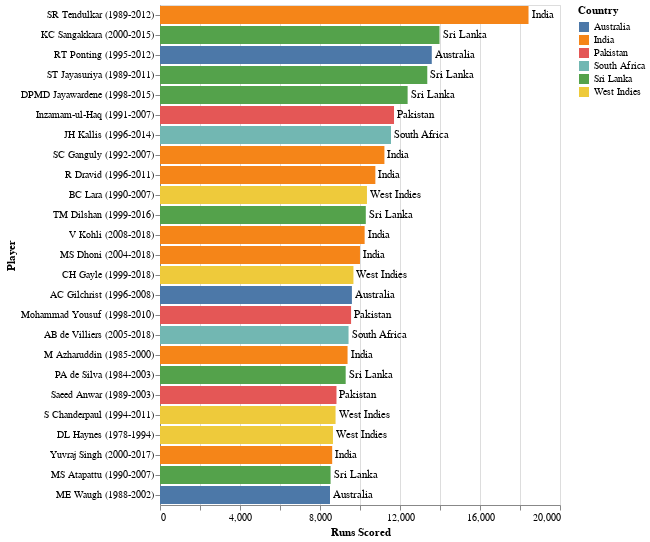

Notebook code for this chart:
### Code cell
top_scorers_country_chart

### Figure 1 — Vega-Lite specification as saved in the notebook (floating-point values rounded to 4 significant figures)
{"config": {"background": "white", "view": {"continuousWidth": 400, "continuousHeight": 300}}, "layer": [{"mark": "bar", "encoding": {"color": {"type": "nominal", "field": "Country"}, "tooltip": [{"type": "quantitative", "field": "Matches Played"}, {"type": "quantitative", "field": "Batting Strike Rate"}, {"type": "quantitative", "field": "Hundreds Scored"}], "x": {"type": "quantitative", "field": "Runs Scored"}, "y": {"type": "nominal", "field": "Player", "sort": {"field": "Runs Scored", "op": "count", "order": "ascending"}}}}, {"mark": {"type": "text", "align": "left", "baseline": "middle", "dx": 3}, "encoding": {"text": {"type": "nominal", "field": "Country"}, "tooltip": [{"type": "quantitative", "field": "Matches Played"}, {"type": "quantitative", "field": "Batting Strike Rate"}, {"type": "quantitative", "field": "Hundreds Scored"}], "x": {"type": "quantitative", "field": "Runs Scored"}, "y": {"type": "nominal", "field": "Player", "sort": {"field": "Runs Scored", "op": "count", "order": "ascending"}}}}], "data": {"name": "data-13185a7156f4224bc7a41064054c0921"}, "$schema": "https://vega.github.io/schema/vega-lite/v4.8.1.json", "datasets": {"data-13185a7156f4224bc7a41064054c0921": [{"Player": "SR Tendulkar (1989-2012)", "Career Span": "1989-2012", "Career Start": 1989, "Career End": 2012, "Matches Played": 463, "Innings Batted": 452.0, "Not Outs": 41.0, "Runs Scored": 18430.0, "Highest Innings Score": "200*", "Highest Innings Score Num": "200", "Batting Avg": 44.83, "Balls Faced": 21370.0, "Batting Strike Rate": 86.23, "Hundreds Scored": 49.0, "Scores Of Fifty Or More": 96.0, "Ducks Scored": 20.0, "Country": "India", "Player Count": 1, "5000+ Runs Scored": 1, "40+ Batting Avg": 1, "90+ Batting Strike Rate": 0}, {"Player": "KC Sangakkara (2000-2015)", "Career Span": "2000-2015", "Career Start": 2000, "Career End": 2015, "Matches Played": 397, "Innings Batted": 373.0, "Not Outs": 40.0, "Runs Scored": 13980.0, "Highest Innings Score": "169", "Highest Innings Score Num": "169", "Batting Avg": 41.96, "Balls Faced": 17720.0, "Batting Strike Rate": 78.88, "Hundreds Scored": 25.0, "Scores Of Fifty Or More": 90.0, "Ducks Scored": 15.0, "Country": "Sri Lanka", "Player Count": 1, "5000+ Runs Scored": 1, "40+ Batting Avg": 1, "90+ Batting Strike Rate": 0}, {"Player": "RT Ponting (1995-2012)", "Career Span": "1995-2012", "Career Start": 1995, "Career End": 2012, "Matches Played": 374, "Innings Batted": 364.0, "Not Outs": 39.0, "Runs Scored": 13590.0, "Highest Innings Score": "164", "Highest Innings Score Num": "164", "Batting Avg": 41.81, "Balls Faced": 16940.0, "Batting Strike Rate": 80.19, "Hundreds Scored": 29.0, "Scores Of Fifty Or More": 82.0, "Ducks Scored": 20.0, "Country": "Australia", "Player Count": 1, "5000+ Runs Scored": 1, "40+ Batting Avg": 1, "90+ Batting Strike Rate": 0}, {"Player": "ST Jayasuriya (1989-2011)", "Career Span": "1989-2011", "Career Start": 1989, "Career End": 2011, "Matches Played": 441, "Innings Batted": 429.0, "Not Outs": 18.0, "Runs Scored": 13360.0, "Highest Innings Score": "189", "Highest Innings Score Num": "189", "Batting Avg": 32.51, "Balls Faced": 14640.0, "Batting Strike Rate": 91.25, "Hundreds Scored": 28.0, "Scores Of Fifty Or More": 68.0, "Ducks Scored": 34.0, "Country": "Sri Lanka", "Player Count": 1, "5000+ Runs Scored": 1, "40+ Batting Avg": 0, "90+ Batting Strike Rate": 1}, {"Player": "DPMD Jayawardene (1998-2015)", "Career Span": "1998-2015", "Career Start": 1998, "Career End": 2015, "Matches Played": 443, "Innings Batted": 413.0, "Not Outs": 38.0, "Runs Scored": 12380.0, "Highest Innings Score": "144", "Highest Innings Score Num": "144", "Batting Avg": 33.01, "Balls Faced": 15740.0, "Batting Strike Rate": 78.67, "Hundreds Scored": 18.0, "Scores Of Fifty Or More": 75.0, "Ducks Scored": 28.0, "Country": "Sri Lanka", "Player Count": 1, "5000+ Runs Scored": 1, "40+ Batting Avg": 0, "90+ Batting Strike Rate": 0}, {"Player": "Inzamam-ul-Haq (1991-2007)", "Career Span": "1991-2007", "Career Start": 1991, "Career End": 2007, "Matches Played": 375, "Innings Batted": 348.0, "Not Outs": 52.0, "Runs Scored": 11700.0, "Highest Innings Score": "137*", "Highest Innings Score Num": "137", "Batting Avg": 39.53, "Balls Faced": 15770.0, "Batting Strike Rate": 74.2, "Hundreds Scored": 10.0, "Scores Of Fifty Or More": 83.0, "Ducks Scored": 20.0, "Country": "Pakistan", "Player Count": 1, "5000+ Runs Scored": 1, "40+ Batting Avg": 0, "90+ Batting Strike Rate": 0}, {"Player": "JH Kallis (1996-2014)", "Career Span": "1996-2014", "Career Start": 1996, "Career End": 2014, "Matches Played": 323, "Innings Batted": 309.0, "Not Outs": 53.0, "Runs Scored": 11550.0, "Highest Innings Score": "139", "Highest Innings Score Num": "139", "Batting Avg": 45.11, "Balls Faced": 15790.0, "Batting Strike Rate": 73.13, "Hundreds Scored": 17.0, "Scores Of Fifty Or More": 86.0, "Ducks Scored": 17.0, "Country": "South Africa", "Player Count": 1, "5000+ Runs Scored": 1, "40+ Batting Avg": 1, "90+ Batting Strike Rate": 0}, {"Player": "SC Ganguly (1992-2007)", "Career Span": "1992-2007", "Career Start": 1992, "Career End": 2007, "Matches Played": 308, "Innings Batted": 297.0, "Not Outs": 23.0, "Runs Scored": 11220.0, "Highest Innings Score": "183", "Highest Innings Score Num": "183", "Batting Avg": 40.95, "Balls Faced": 15240.0, "Batting Strike Rate": 73.65, "Hundreds Scored": 22.0, "Scores Of Fifty Or More": 71.0, "Ducks Scored": 16.0, "Country": "India", "Player Count": 1, "5000+ Runs Scored": 1, "40+ Batting Avg": 1, "90+ Batting Strike Rate": 0}, {"Player": "R Dravid (1996-2011)", "Career Span": "1996-2011", "Career Start": 1996, "Career End": 2011, "Matches Played": 340, "Innings Batted": 314.0, "Not Outs": 39.0, "Runs Scored": 10770.0, "Highest Innings Score": "153", "Highest Innings Score Num": "153", "Batting Avg": 39.15, "Balls Faced": 15130.0, "Batting Strike Rate": 71.18, "Hundreds Scored": 12.0, "Scores Of Fifty Or More": 82.0, "Ducks Scored": 13.0, "Country": "India", "Player Count": 1, "5000+ Runs Scored": 1, "40+ Batting Avg": 0, "90+ Batting Strike Rate": 0}, {"Player": "BC Lara (1990-2007)", "Career Span": "1990-2007", "Career Start": 1990, "Career End": 2007, "Matches Played": 295, "Innings Batted": 285.0, "Not Outs": 32.0, "Runs Scored": 10350.0, "Highest Innings Score": "169", "Highest Innings Score Num": "169", "Batting Avg": 40.9, "Balls Faced": 13000.0, "Batting Strike Rate": 79.62, "Hundreds Scored": 19.0, "Scores Of Fifty Or More": 62.0, "Ducks Scored": 14.0, "Country": "West Indies", "Player Count": 1, "5000+ Runs Scored": 1, "40+ Batting Avg": 1, "90+ Batting Strike Rate": 0}, {"Player": "TM Dilshan (1999-2016)", "Career Span": "1999-2016", "Career Start": 1999, "Career End": 2016, "Matches Played": 330, "Innings Batted": 303.0, "Not Outs": 41.0, "Runs Scored": 10290.0, "Highest Innings Score": "161*", "Highest Innings Score Num": "161", "Batting Avg": 39.27, "Balls Faced": 11930.0, "Batting Strike Rate": 86.23, "Hundreds Scored": 22.0, "Scores Of Fifty Or More": 47.0, "Ducks Scored": 11.0, "Country": "Sri Lanka", "Player Count": 1, "5000+ Runs Scored": 1, "40+ Batting Avg": 0, "90+ Batting Strike Rate": 0}, {"Player": "V Kohli (2008-2018)", "Career Span": "2008-2018", "Career Start": 2008, "Career End": 2018, "Matches Played": 216, "Innings Batted": 208.0, "Not Outs": 37.0, "Runs Scored": 10230.0, "Highest Innings Score": "183", "Highest Innings Score Num": "183", "Batting Avg": 59.83, "Balls Faced": 11020.0, "Batting Strike Rate": 92.88, "Hundreds Scored": 38.0, "Scores Of Fifty Or More": 48.0, "Ducks Scored": 12.0, "Country": "India", "Player Count": 1, "5000+ Runs Scored": 1, "40+ Batting Avg": 1, "90+ Batting Strike Rate": 1}, {"Player": "MS Dhoni (2004-2018)", "Career Span": "2004-2018", "Career Start": 2004, "Career End": 2018, "Matches Played": 329, "Innings Batted": 278.0, "Not Outs": 77.0, "Runs Scored": 9999.0, "Highest Innings Score": "183*", "Highest Innings Score Num": "183", "Batting Avg": 49.74, "Balls Faced": 11440.0, "Batting Strike Rate": 87.44, "Hundreds Scored": 9.0, "Scores Of Fifty Or More": 67.0, "Ducks Scored": 9.0, "Country": "India", "Player Count": 1, "5000+ Runs Scored": 1, "40+ Batting Avg": 1, "90+ Batting Strike Rate": 0}, {"Player": "CH Gayle (1999-2018)", "Career Span": "1999-2018", "Career Start": 1999, "Career End": 2018, "Matches Played": 281, "Innings Batted": 276.0, "Not Outs": 17.0, "Runs Scored": 9672.0, "Highest Innings Score": "215", "Highest Innings Score Num": "215", "Batting Avg": 37.34, "Balls Faced": 11270.0, "Batting Strike Rate": 85.79, "Hundreds Scored": 23.0, "Scores Of Fifty Or More": 48.0, "Ducks Scored": 23.0, "Country": "West Indies", "Player Count": 1, "5000+ Runs Scored": 1, "40+ Batting Avg": 0, "90+ Batting Strike Rate": 0}, {"Player": "AC Gilchrist (1996-2008)", "Career Span": "1996-2008", "Career Start": 1996, "Career End": 2008, "Matches Played": 286, "Innings Batted": 278.0, "Not Outs": 11.0, "Runs Scored": 9595.0, "Highest Innings Score": "172", "Highest Innings Score Num": "172", "Batting Avg": 35.93, "Balls Faced": 9902.0, "Batting Strike Rate": 96.89, "Hundreds Scored": 16.0, "Scores Of Fifty Or More": 55.0, "Ducks Scored": 19.0, "Country": "Australia", "Player Count": 1, "5000+ Runs Scored": 1, "40+ Batting Avg": 0, "90+ Batting Strike Rate": 1}, {"Player": "Mohammad Yousuf (1998-2010)", "Career Span": "1998-2010", "Career Start": 1998, "Career End": 2010, "Matches Played": 281, "Innings Batted": 267.0, "Not Outs": 40.0, "Runs Scored": 9554.0, "Highest Innings Score": "141*", "Highest Innings Score Num": "141", "Batting Avg": 42.08, "Balls Faced": 12750.0, "Batting Strike Rate": 74.91, "Hundreds Scored": 15.0, "Scores Of Fifty Or More": 62.0, "Ducks Scored": 15.0, "Country": "Pakistan", "Player Count": 1, "5000+ Runs Scored": 1, "40+ Batting Avg": 1, "90+ Batting Strike Rate": 0}, {"Player": "AB de Villiers (2005-2018)", "Career Span": "2005-2018", "Career Start": 2005, "Career End": 2018, "Matches Played": 223, "Innings Batted": 213.0, "Not Outs": 39.0, "Runs Scored": 9427.0, "Highest Innings Score": "176", "Highest Innings Score Num": "176", "Batting Avg": 54.17, "Balls Faced": 9308.0, "Batting Strike Rate": 101.3, "Hundreds Scored": 25.0, "Scores Of Fifty Or More": 52.0, "Ducks Scored": 7.0, "Country": "South Africa", "Player Count": 1, "5000+ Runs Scored": 1, "40+ Batting Avg": 1, "90+ Batting Strike Rate": 1}, {"Player": "M Azharuddin (1985-2000)", "Career Span": "1985-2000", "Career Start": 1985, "Career End": 2000, "Matches Played": 334, "Innings Batted": 308.0, "Not Outs": 54.0, "Runs Scored": 9378.0, "Highest Innings Score": "153*", "Highest Innings Score Num": "153", "Batting Avg": 36.92, "Balls Faced": 12670.0, "Batting Strike Rate": 74.02, "Hundreds Scored": 7.0, "Scores Of Fifty Or More": 58.0, "Ducks Scored": 9.0, "Country": "India", "Player Count": 1, "5000+ Runs Scored": 1, "40+ Batting Avg": 0, "90+ Batting Strike Rate": 0}, {"Player": "PA de Silva (1984-2003)", "Career Span": "1984-2003", "Career Start": 1984, "Career End": 2003, "Matches Played": 308, "Innings Batted": 296.0, "Not Outs": 30.0, "Runs Scored": 9284.0, "Highest Innings Score": "145", "Highest Innings Score Num": "145", "Batting Avg": 34.9, "Balls Faced": 11440.0, "Batting Strike Rate": 81.13, "Hundreds Scored": 11.0, "Scores Of Fifty Or More": 64.0, "Ducks Scored": 17.0, "Country": "Sri Lanka", "Player Count": 1, "5000+ Runs Scored": 1, "40+ Batting Avg": 0, "90+ Batting Strike Rate": 0}, {"Player": "Saeed Anwar (1989-2003)", "Career Span": "1989-2003", "Career Start": 1989, "Career End": 2003, "Matches Played": 247, "Innings Batted": 244.0, "Not Outs": 19.0, "Runs Scored": 8824.0, "Highest Innings Score": "194", "Highest Innings Score Num": "194", "Batting Avg": 39.21, "Balls Faced": 10940.0, "Batting Strike Rate": 80.67, "Hundreds Scored": 20.0, "Scores Of Fifty Or More": 43.0, "Ducks Scored": 15.0, "Country": "Pakistan", "Player Count": 1, "5000+ Runs Scored": 1, "40+ Batting Avg": 0, "90+ Batting Strike Rate": 0}, {"Player": "S Chanderpaul (1994-2011)", "Career Span": "1994-2011", "Career Start": 1994, "Career End": 2011, "Matches Played": 268, "Innings Batted": 251.0, "Not Outs": 40.0, "Runs Scored": 8778.0, "Highest Innings Score": "150", "Highest Innings Score Num": "150", "Batting Avg": 41.6, "Balls Faced": 12410.0, "Batting Strike Rate": 70.74, "Hundreds Scored": 11.0, "Scores Of Fifty Or More": 59.0, "Ducks Scored": 6.0, "Country": "West Indies", "Player Count": 1, "5000+ Runs Scored": 1, "40+ Batting Avg": 1, "90+ Batting Strike Rate": 0}, {"Player": "DL Haynes (1978-1994)", "Career Span": "1978-1994", "Career Start": 1978, "Career End": 1994, "Matches Played": 238, "Innings Batted": 237.0, "Not Outs": 28.0, "Runs Scored": 8648.0, "Highest Innings Score": "152*", "Highest Innings Score Num": "152", "Batting Avg": 41.37, "Balls Faced": 13710.0, "Batting Strike Rate": 63.09, "Hundreds Scored": 17.0, "Scores Of Fifty Or More": 57.0, "Ducks Scored": 13.0, "Country": "West Indies", "Player Count": 1, "5000+ Runs Scored": 1, "40+ Batting Avg": 1, "90+ Batting Strike Rate": 0}, {"Player": "Yuvraj Singh (2000-2017)", "Career Span": "2000-2017", "Career Start": 2000, "Career End": 2017, "Matches Played": 301, "Innings Batted": 275.0, "Not Outs": 39.0, "Runs Scored": 8609.0, "Highest Innings Score": "150", "Highest Innings Score Num": "150", "Batting Avg": 36.47, "Balls Faced": 9846.0, "Batting Strike Rate": 87.43, "Hundreds Scored": 14.0, "Scores Of Fifty Or More": 52.0, "Ducks Scored": 18.0, "Country": "India", "Player Count": 1, "5000+ Runs Scored": 1, "40+ Batting Avg": 0, "90+ Batting Strike Rate": 0}, {"Player": "MS Atapattu (1990-2007)", "Career Span": "1990-2007", "Career Start": 1990, "Career End": 2007, "Matches Played": 268, "Innings Batted": 259.0, "Not Outs": 32.0, "Runs Scored": 8529.0, "Highest Innings Score": "132*", "Highest Innings Score Num": "132", "Batting Avg": 37.57, "Balls Faced": 12590.0, "Batting Strike Rate": 67.72, "Hundreds Scored": 11.0, "Scores Of Fifty Or More": 59.0, "Ducks Scored": 13.0, "Country": "Sri Lanka", "Player Count": 1, "5000+ Runs Scored": 1, "40+ Batting Avg": 0, "90+ Batting Strike Rate": 0}, {"Player": "ME Waugh (1988-2002)", "Career Span": "1988-2002", "Career Start": 1988, "Career End": 2002, "Matches Played": 244, "Innings Batted": 236.0, "Not Outs": 20.0, "Runs Scored": 8500.0, "Highest Innings Score": "173", "Highest Innings Score Num": "173", "Batting Avg": 39.35, "Balls Faced": 11050.0, "Batting Strike Rate": 76.9, "Hundreds Scored": 18.0, "Scores Of Fifty Or More": 50.0, "Ducks Scored": 16.0, "Country": "Australia", "Player Count": 1, "5000+ Runs Scored": 1, "40+ Batting Avg": 0, "90+ Batting Strike Rate": 0}]}}
